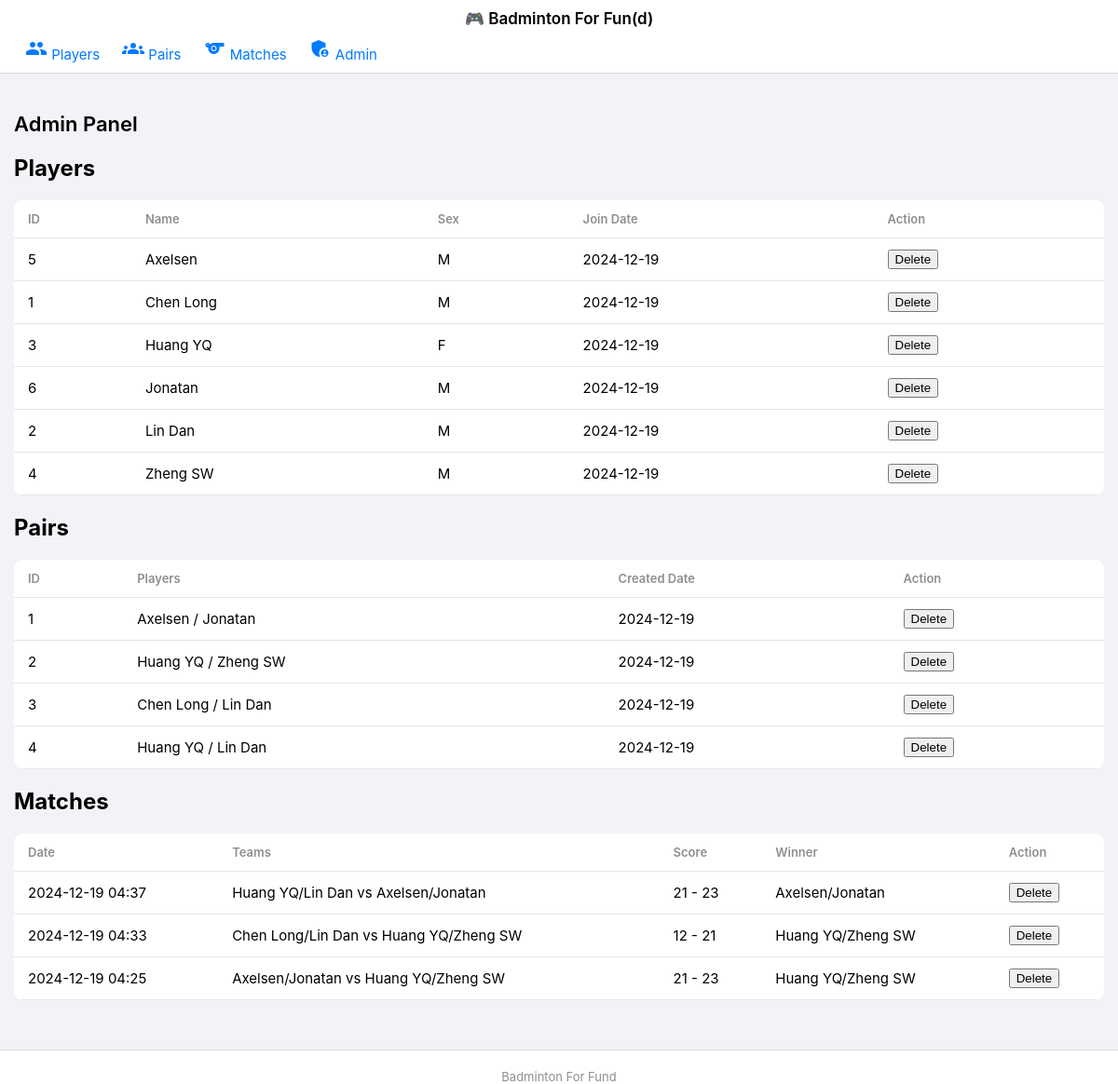
/admin, run on an earlier commit of the app's database.
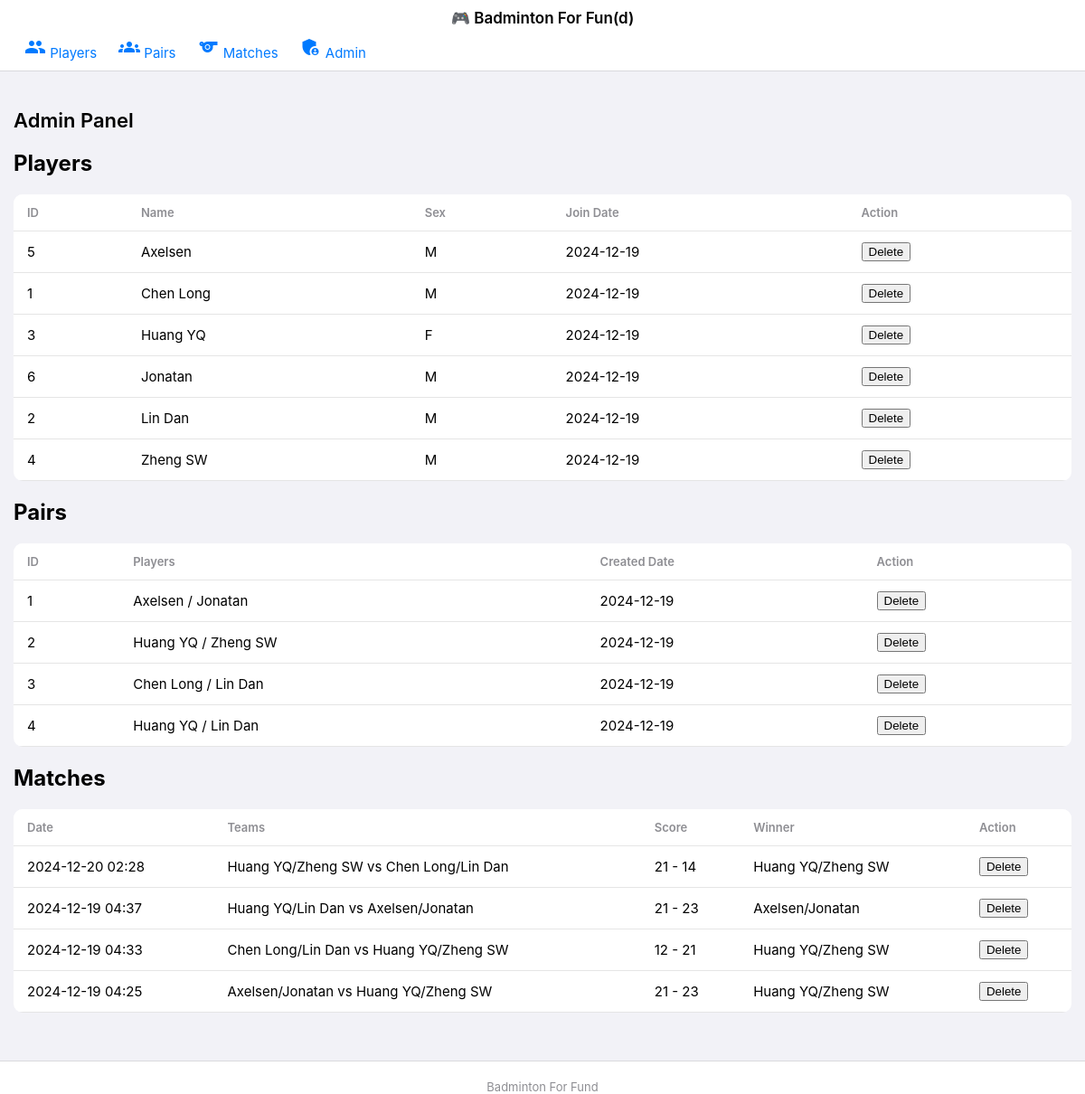
And on a later commit of the database.
### app.py (models this page shows, shortened)
class Player(db.Model):
    id = db.Column(db.Integer, primary_key=True)
    name = db.Column(db.String(80), nullable=False, unique=True)
    sex = db.Column(db.Enum(Sex), nullable=False, default=Sex.U)
    join_date = db.Column(db.DateTime, default=datetime.utcnow)
    is_active = db.Column(db.Boolean, default=True)
    elo_rating = db.Column(db.Float, default=1200.0)

class Pair(db.Model):
    id = db.Column(db.Integer, primary_key=True)
    player1_id = db.Column(db.Integer, db.ForeignKey('player.id'), nullable=False)
    player2_id = db.Column(db.Integer, db.ForeignKey('player.id'), nullable=False)
    created_date = db.Column(db.DateTime, default=datetime.utcnow)
    elo_rating = db.Column(db.Float, default=1200.0)
    player1 = db.relationship('Player', foreign_keys=[player1_id])
    player2 = db.relationship('Player', foreign_keys=[player2_id])
    __table_args__ = (
        db.UniqueConstraint('player1_id', 'player2_id', name='unique_pair'),
    )

class DoubleMatch(db.Model):
    id = db.Column(db.Integer, primary_key=True)
    team1_pair_id = db.Column(db.Integer, db.ForeignKey('pair.id'), nullable=False)
    team2_pair_id = db.Column(db.Integer, db.ForeignKey('pair.id'), nullable=False)
    team1_score = db.Column(db.Integer, nullable=False)
    team2_score = db.Column(db.Integer, nullable=False)
    winner_pair_id = db.Column(db.Integer, db.ForeignKey('pair.id'), nullable=False)
    match_date = db.Column(db.DateTime, default=datetime.utcnow)
    team1_pair = db.relationship('Pair', foreign_keys=[team1_pair_id])
    team2_pair = db.relationship('Pair', foreign_keys=[team2_pair_id])
    winner_pair = db.relationship('Pair', foreign_keys=[winner_pair_id])

### app.py (the view)
@app.route('/admin')
def admin():
    players = Player.query.order_by(Player.name).all()
    pairs = Pair.query.all()
    double_matches = DoubleMatch.query.order_by(DoubleMatch.match_date.desc()).all()
    template = 'ios/admin.html' if is_ios() else 'admin.html'
    return render_template(template,
                         players=players,
                         pairs=pairs,
                         double_matches=double_matches)

### app.py (called while the page is built)
def is_ios():
    user_agent = request.headers.get('User-Agent', '').lower()
    return any(device in user_agent for device in ['iphone', 'ipad'])

@app.context_processor
def utility_processor():
    return dict(is_ios=is_ios)

### templates/admin.html (shortened to what this page needs)
{% extends "base.html" %}
{% block content %}
<div class="header">
    <h1>Admin Panel</h1>
</div>
<div class="admin-section">
    <h2>Players</h2>
    <div class="table-container">
        <table>
            <thead>
                <tr>
                    <th>ID</th>
                    <th>Name</th>
                    <th>Sex</th>
                    <th>Join Date</th>
                    <th>Action</th>
                </tr>
            </thead>
            <tbody>
                {% for player in players %}
                <tr>
                    <td>{{ player.id }}</td>
                    <td>{{ player.name }}</td>
                    <td>{{ player.sex.value }}</td>
                    <td>{{ player.join_date.strftime('%Y-%m-%d') }}</td>
                    <td>
                        <form method="POST" action="{{ url_for('delete_player', id=player.id) }}"
                              onsubmit="return confirm('Are you sure you want to delete this player?');">
                            <button type="submit" class="btn-delete">Delete</button>
                        </form>
                    </td>
                </tr>
                {% endfor %}
            </tbody>
        </table>
    </div>
</div>
<div class="admin-section">
    <h2>Pairs</h2>
    <div class="table-container">
        <table>
            <thead>
                <tr>
                    <th>ID</th>
                    <th>Players</th>
                    <th>Created Date</th>
                    <th>Action</th>
                </tr>
            </thead>
            <tbody>
                {% for pair in pairs %}
                <tr>
                    <td>{{ pair.id }}</td>
                    <td>{{ pair.player1.name }} / {{ pair.player2.name }}</td>
                    <td>{{ pair.created_date.strftime('%Y-%m-%d') }}</td>
                    <td>
                        <form method="POST" action="{{ url_for('delete_pair', id=pair.id) }}"
                              onsubmit="return confirm('Are you sure you want to delete this pair?');">
                            <button type="submit" class="btn-delete">Delete</button>
                        </form>
                    </td>
                </tr>
                {% endfor %}
            </tbody>
        </table>
    </div>
</div>
<div class="admin-section">
    <h2>Matches</h2>
    <div class="table-container">
        <table>
            <thead>
                <tr>
                    <th>Date</th>
                    <th>Teams</th>
                    <th>Score</th>
                    <th>Winner</th>
                    <th>Action</th>
                </tr>
            </thead>
            <tbody>
                {% for match in double_matches %}
                <tr>
                    <td>{{ match.match_date.strftime('%Y-%m-%d %H:%M') }}</td>
                    <td>
                        {{ match.team1_pair.player1.name }}/{{ match.team1_pair.player2.name }}
                        vs
                        {{ match.team2_pair.player1.name }}/{{ match.team2_pair.player2.name }}
                    </td>
                    <td>{{ match.team1_score }} - {{ match.team2_score }}</td>
                    <td>
                        {{ match.winner_pair.player1.name }}/{{ match.winner_pair.player2.name }}
                    </td>
                    <td>
                        <form method="POST" action="{{ url_for('delete_double_match', id=match.id) }}"
                              onsubmit="return confirm('Are you sure you want to delete this match?');">
                            <button type="submit" class="btn-delete">Delete</button>
                        </form>
                    </td>
                </tr>
                {% endfor %}
            </tbody>
        </table>
    </div>
</div>
{% endblock %}

What changed in the data, as far as the page shows it:
added DoubleMatch: match_date "2024-12-20 02:28", team1_pair.player1.name "Huang YQ", team1_pair.player2.name "Zheng SW", team2_pair.player1.name "Chen Long", team2_pair.player2.name "Lin Dan", team1_score "21", team2_score "14", winner_pair.player1.name "Huang YQ", winner_pair.player2.name "Zheng SW"
